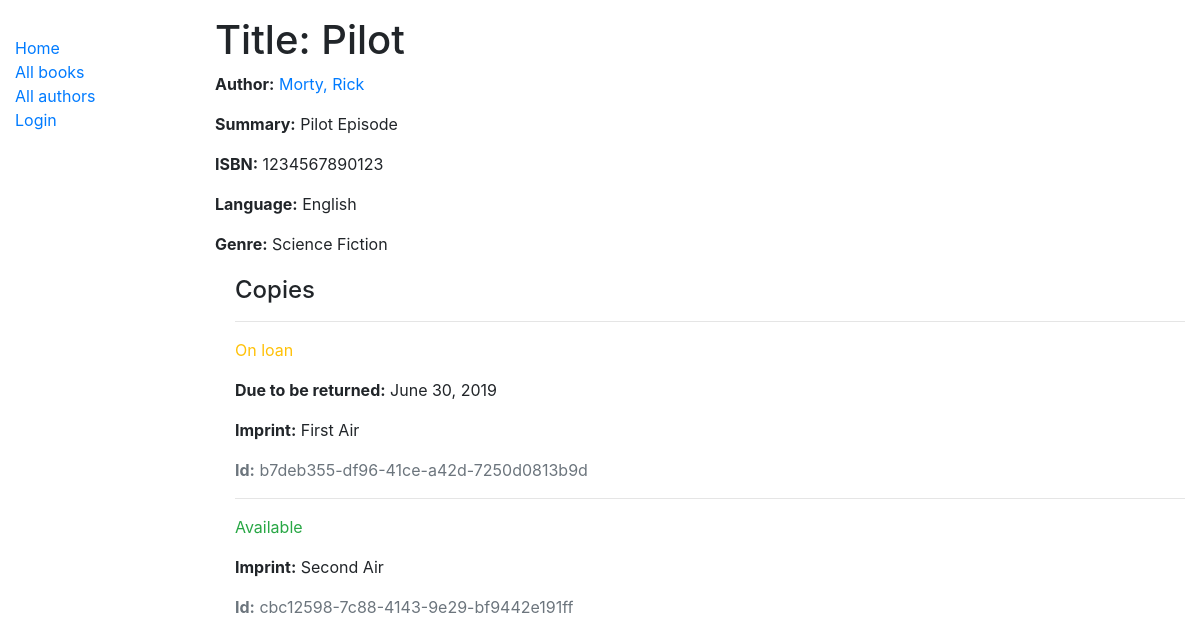
Screenshot of /book/1 with the database file from the repository.
### catalog/models.py (models this page shows, shortened)
class Book(models.Model):
    title = models.CharField(max_length=200)
    author = models.ForeignKey('Author', on_delete=models.SET_NULL, null=True)
    summary = models.TextField(max_length=1000, help_text="Enter a brief description of the book")
    isbn = models.CharField('ISBN', max_length=13,
                            help_text='13 Character <a href="https://www.isbn-international.org/content/what-isbn'
                                      '">ISBN number</a>')
    genre = models.ManyToManyField(Genre, help_text="Select a genre for this book")
    language = models.ForeignKey('Language', on_delete=models.SET_NULL, null=True)
    def display_genre(self):
        return ', '.join([genre.name for genre in self.genre.all()[:3]])
    display_genre.short_description = 'Genre'
    class Meta:
        ordering = ['id']

class Author(models.Model):
    first_name = models.CharField(max_length=100)
    last_name = models.CharField(max_length=100)
    date_of_birth = models.DateField(null=True, blank=True)
    date_of_death = models.DateField('died', null=True, blank=True)
    class Meta:
        ordering = ['last_name', 'first_name']
    def __str__(self):
        return '{0}, {1}'.format(self.last_name, self.first_name)

class Language(models.Model):
    name = models.CharField(max_length=200,
                            help_text="Enter the book's natural language (e.g. English, French, Japanese etc.)")
    def __str__(self):
        return self.name

class Genre(models.Model):
    name = models.CharField(
        max_length=200,
        help_text="Enter a book genre (e.g. Science Fiction, French Poetry etc.)"
        )
    def __str__(self):
        return self.name

class BookInstance(models.Model):
    id = models.UUIDField(primary_key=True, default=uuid.uuid4,
                          help_text="Unique ID for this particular book across whole library")
    book = models.ForeignKey('Book', on_delete=models.SET_NULL, null=True)
    imprint = models.CharField(max_length=200, help_text='Specific version of the book.')
    due_back = models.DateField(null=True, blank=True)
    borrower = models.ForeignKey(User, on_delete=models.SET_NULL, null=True, blank=True)
    LOAN_STATUS = (
        ('d', 'Maintenance'),
        ('o', 'On loan'),
        ('a', 'Available'),
        ('r', 'Reserved'),
    )
    status = models.CharField(
        max_length=1,
        choices=LOAN_STATUS,
        blank=True,
        default='d',
        help_text='Book availability')
    class Meta:
        ordering = ['due_back']
        permissions = (("can_mark_returned", "Set book as returned"),)
    def display_title(self):
        return self.book.title
    display_title.short_description = 'Book Title'
    def display_due(self):
        return self.due_back
    display_due.short_description = 'Due Date'

### catalog/views.py (the view)
# urls.py: path('book/<int:pk>', views.BookDetailView.as_view(), name='book-detail'),
class BookDetailView(generic.DetailView):
    model = Book

### catalog/templates/catalog/book_detail.html
{% extends "catalog/base.html" %}
{% block content %}
  <h1>Title: {{ book.title }}</h1>
  <p><strong>Author:</strong> <a href="">{{ book.author }}</a></p>
  <p><strong>Summary:</strong> {{ book.summary }}</p>
  <p><strong>ISBN:</strong> {{ book.isbn }}</p>
  <p><strong>Language:</strong> {{ book.language }}</p>
  <p><strong>Genre:</strong> {% for genre in book.genre.all %} {{ genre }}{% if not forloop.last %}, {% endif %}{% endfor %}</p>
  <div style="margin-left:20px;margin-top:20px">
    <h4>Copies</h4>
    {% for copy in book.bookinstance_set.all %}
      <hr>
      <p class="{% if copy.status == 'a' %}text-success{% elif copy.status == 'm' %}text-danger{% else %}text-warning{% endif %}">{{ copy.get_status_display }}</p>
      {% if copy.status != 'a' %}
        <p><strong>Due to be returned:</strong> {{copy.due_back}}</p>
      {% endif %}
      <p><strong>Imprint:</strong> {{copy.imprint}}</p>
      <p class="text-muted"><strong>Id:</strong> {{copy.id}}</p>
    {% endfor %}
  </div>
{% endblock %}

### rows the page displays
Book: title "Pilot", author "Morty, Rick", summary "Pilot Episode", isbn "1234567890123", language "English"
Genre: name "Science Fiction"
BookInstance: status "On loan", due_back "June 30, 2019", imprint "First Air", id "b7deb355-df96-41ce-a42d-7250d0813b9d"
BookInstance: status "Available", imprint "Second Air", id "cbc12598-7c88-4143-9e29-bf9442e191ff"
